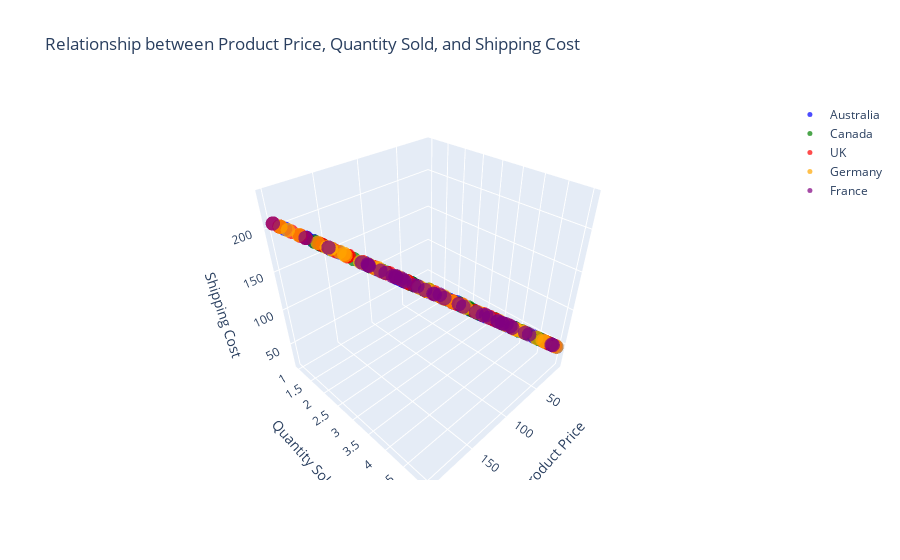

Notebook cell for this chart:
### Markdown cell above
#### Visualize the relationship between product price, quantity sold, and a third numerical variable (e.g., shipping cost) using a 3D scatter plot. Color-code the data points based on the customer country.

### Code cell
import plotly.graph_objects as go

country_colors = {
    'Australia': 'blue',
    'Canada': 'green',
    'UK': 'red',
    'Germany': 'orange',
    'France': 'purple'
}

fig = go.Figure()

for country, color in country_colors.items():
    data = df[df['customer_country'] == country]
    fig.add_trace(go.Scatter3d(
        x=data['price'],
        y=data['quantity'],
        z=data['shipping_cost'],
        mode='markers',
        marker=dict(
            size=5,
            opacity=0.7,
            color=color,  
        ),
        name=country
    ))

fig.update_layout(
    scene=dict(
        xaxis=dict(title='Product Price'),
        yaxis=dict(title='Quantity Sold'),
        zaxis=dict(title='Shipping Cost'),
    ),
    title='Relationship between Product Price, Quantity Sold, and Shipping Cost',
)

fig.show()
